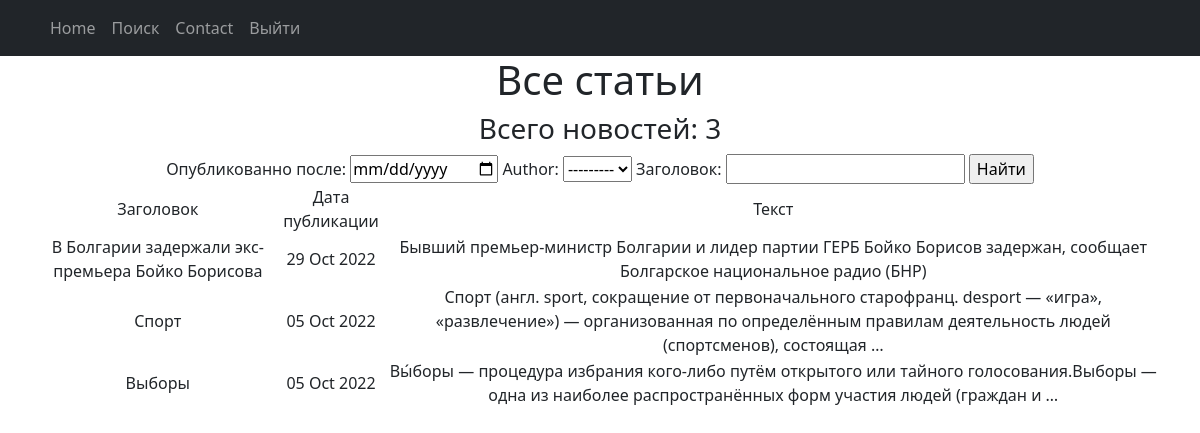
The app's page /news/search/ with its own data.
### portal/models.py (models this page shows, shortened)
class Post(models.Model):
    news = 'NW'
    article = 'AT'
    KIND = [(news, 'Новости'), (article, 'Статья')]
    author = models.ForeignKey(Author, on_delete=models.CASCADE)
    kind = models.CharField(max_length=2, choices=KIND, default=news)
    public_time = models.DateTimeField(auto_now_add=True)
    category = models.ManyToManyField(Category, through='PostCategory')
    article = models.CharField(max_length=255)
    text = models.TextField()
    rating = models.FloatField(default=0.0)

### portal/views.py (the view)
# urls.py: path('search/', NewSearch.as_view()),
class NewSearch(ListView):
    model = Post
    template_name = 'search_news.html'
    context_object_name = 'news'
    queryset = Post.objects.order_by('-public_time')
    def get_context_data(self, *, object_list=None, **kwargs):
        context = super().get_context_data(**kwargs)
        context['time_now'] = datetime.utcnow()
        context['filter'] = PostSearch(self.request.GET, queryset=self.get_queryset())
        return context

### portal/models.py (called while the page is built)
    def __str__(self):
        return f'{self.user}'

### portal/templatetags/custom_filters.py (called while the page is built)
@register.filter(name='censor')
def censor(values):
    values_list = values.lower().split()
    values = values.split()
    bad_words = ['хуй', 'пизда', 'ебать', 'блять', 'пиздец', 'нахуй']
    for i in range(len(values_list) - 1):
        if values_list[i] in bad_words:
            values[i] = '*' * len(values[i])
    return ' '.join(values)

### templates/search_news.html (shortened to what this page needs)
{% extends 'default.html' %}
{% load custom_filters %}
{%block content%}
<h1>Все статьи</h1>
<h3>Всего новостей: {{news|length}}</h3>
<form method="GET">
    {{ filter.form}}
    <input type="submit" value="Найти">
</form>
    <table>
        <tr>
            <td>
                Заголовок
            </td>
            <td>
                Дата публикации
            </td>
            <td>
                Текст
            </td>
        </tr>
        {% for new in filter.qs %}
        <tr>
            <td>
                {{new.article|censor}}
            </td>
            <td>
                {{new.public_time|date:'d M Y'}}
            </td>
            <td>
                {{new.text|truncatewords:20|censor}}
            </td>
        </tr>
        {% endfor%}
    </table>
{%endblock content%}

### records on screen
Post: article|censor "В Болгарии задержали экс-премьера Бойко Борисова", public_time "29 Oct 2022", text|censor "Бывший премьер-министр Болгарии и лидер партии ГЕРБ Бойко Борисов задержан, сообщает Болгарское национальное радио (БНР)"
Post: article|censor "Спорт", public_time "05 Oct 2022", text|censor "Спорт (англ. sport, сокращение от первоначального старофранц. desport — «игра», «развлечение») — организованная по определённым правилам деятельность людей (спортсменов), состоящая …"
Post: article|censor "Выборы", public_time "05 Oct 2022", text|censor "Вы́боры — процедура избрания кого-либо путём открытого или тайного голосования.Выборы — одна из наиболее распространённых форм участия людей (граждан и …"

### other values on screen
{{ news|length }} "3"
